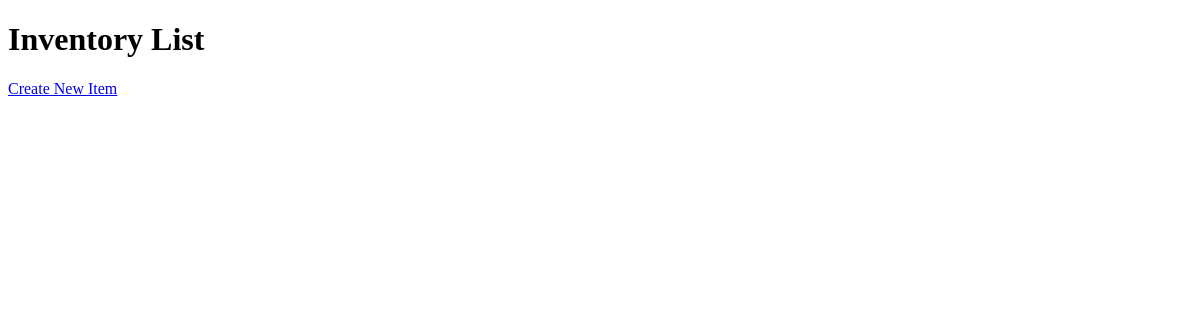
The app's page /inventory/, older data.
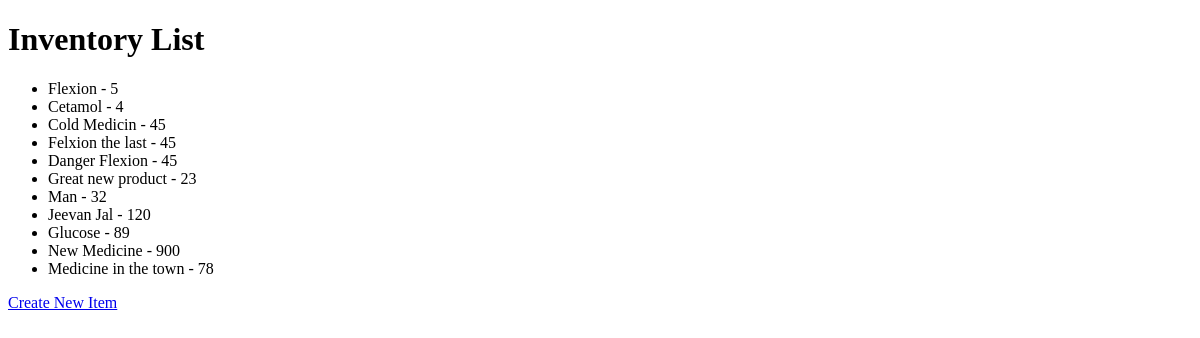
The same page, newer data.
### inventory/models.py (models this page shows, shortened)
class InventoryItem(models.Model):
    expire_date = models.DateField
    name = models.CharField(max_length=255)
    description = models.TextField()
    quantity = models.PositiveIntegerField()
    ndc_number = models.CharField(max_length=255, null=True)

### inventory/views.py (the view)
# urls.py: path('', inventory_list, name='inventory_list'),
def inventory_list(request):
    items = InventoryItem.objects.all()
    return render(request, 'inventory/inventory_list.html', {'items': items})

### inventory/templates/inventory/inventory_list.html (shortened to what this page needs)
<!DOCTYPE html>
<html>
<head>
</head>
<body>
    <h1>Inventory List</h1>
    <ul>
        {% for item in items %}
            <li>{{ item.name }} - {{ item.quantity }}</li>
        {% endfor %}
    </ul>
    <a href="{% url 'create_inventory_item' %}">Create New Item</a>
</body>
</html>

Row changes from the older to the newer data that the page shows:
added InventoryItem: name "Flexion", quantity "5"
added InventoryItem: name "Cetamol", quantity "4"
added InventoryItem: name "Cold Medicin", quantity "45"
added InventoryItem: name "Felxion the last", quantity "45"
added InventoryItem: name "Danger Flexion", quantity "45"
added InventoryItem: name "Great new product", quantity "23"
added InventoryItem: name "Man", quantity "32"
added InventoryItem: name "Jeevan Jal", quantity "120"
added InventoryItem: name "Glucose", quantity "89"
added InventoryItem: name "New Medicine", quantity "900"
added InventoryItem: name "Medicine in the town", quantity "78"
